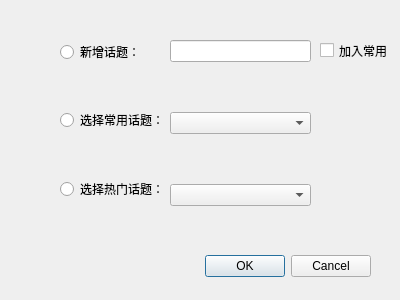
<?xml version="1.0" encoding="UTF-8"?>
<ui version="4.0">
 <class>Dialog</class>
 <widget class="QDialog" name="Dialog">
  <property name="geometry">
   <rect>
    <x>0</x>
    <y>0</y>
    <width>400</width>
    <height>300</height>
   </rect>
  </property>
  <property name="windowTitle">
   <string>插入话题</string>
  </property>
  <widget class="QDialogButtonBox" name="buttonBox">
   <property name="geometry">
    <rect>
     <x>30</x>
     <y>250</y>
     <width>341</width>
     <height>32</height>
    </rect>
   </property>
   <property name="orientation">
    <enum>Qt::Horizontal</enum>
   </property>
   <property name="standardButtons">
    <set>QDialogButtonBox::Cancel|QDialogButtonBox::Ok</set>
   </property>
  </widget>
  <widget class="QWidget" name="layoutWidget">
   <property name="geometry">
    <rect>
     <x>170</x>
     <y>40</y>
     <width>141</width>
     <height>166</height>
    </rect>
   </property>
   <layout class="QVBoxLayout" name="verticalLayout">
    <item>
     <widget class="QLineEdit" name="lineEdit"/>
    </item>
    <item>
     <spacer name="verticalSpacer">
      <property name="orientation">
       <enum>Qt::Vertical</enum>
      </property>
      <property name="sizeHint" stdset="0">
       <size>
        <width>20</width>
        <height>40</height>
       </size>
      </property>
     </spacer>
    </item>
    <item>
     <widget class="QComboBox" name="cbUsual"/>
    </item>
    <item>
     <spacer name="verticalSpacer_2">
      <property name="orientation">
       <enum>Qt::Vertical</enum>
      </property>
      <property name="sizeHint" stdset="0">
       <size>
        <width>20</width>
        <height>40</height>
       </size>
      </property>
     </spacer>
    </item>
    <item>
     <widget class="QComboBox" name="cbHot"/>
    </item>
   </layout>
  </widget>
  <widget class="QCheckBox" name="checkBox">
   <property name="geometry">
    <rect>
     <x>320</x>
     <y>40</y>
     <width>71</width>
     <height>21</height>
    </rect>
   </property>
   <property name="text">
    <string>加入常用</string>
   </property>
  </widget>
  <widget class="QWidget" name="layoutWidget">
   <property name="geometry">
    <rect>
     <x>60</x>
     <y>40</y>
     <width>133</width>
     <height>161</height>
    </rect>
   </property>
   <layout class="QVBoxLayout" name="verticalLayout_2">
    <item>
     <widget class="QRadioButton" name="rdNewTopic">
      <property name="text">
       <string>新增话题：</string>
      </property>
     </widget>
    </item>
    <item>
     <spacer name="verticalSpacer_4">
      <property name="orientation">
       <enum>Qt::Vertical</enum>
      </property>
      <property name="sizeHint" stdset="0">
       <size>
        <width>20</width>
        <height>40</height>
       </size>
      </property>
     </spacer>
    </item>
    <item>
     <widget class="QRadioButton" name="rdSavedTopic">
      <property name="text">
       <string>选择常用话题：</string>
      </property>
     </widget>
    </item>
    <item>
     <spacer name="verticalSpacer_3">
      <property name="orientation">
       <enum>Qt::Vertical</enum>
      </property>
      <property name="sizeHint" stdset="0">
       <size>
        <width>20</width>
        <height>40</height>
       </size>
      </property>
     </spacer>
    </item>
    <item>
     <widget class="QRadioButton" name="rdHotTopic">
      <property name="text">
       <string>选择热门话题：</string>
      </property>
     </widget>
    </item>
   </layout>
  </widget>
 </widget>
 <resources/>
 <connections>
  <connection>
   <sender>buttonBox</sender>
   <signal>accepted()</signal>
   <receiver>Dialog</receiver>
   <slot>accept()</slot>
   <hints>
    <hint type="sourcelabel">
     <x>248</x>
     <y>254</y>
    </hint>
    <hint type="destinationlabel">
     <x>157</x>
     <y>274</y>
    </hint>
   </hints>
  </connection>
  <connection>
   <sender>buttonBox</sender>
   <signal>rejected()</signal>
   <receiver>Dialog</receiver>
   <slot>reject()</slot>
   <hints>
    <hint type="sourcelabel">
     <x>316</x>
     <y>260</y>
    </hint>
    <hint type="destinationlabel">
     <x>286</x>
     <y>274</y>
    </hint>
   </hints>
  </connection>
 </connections>
</ui>
